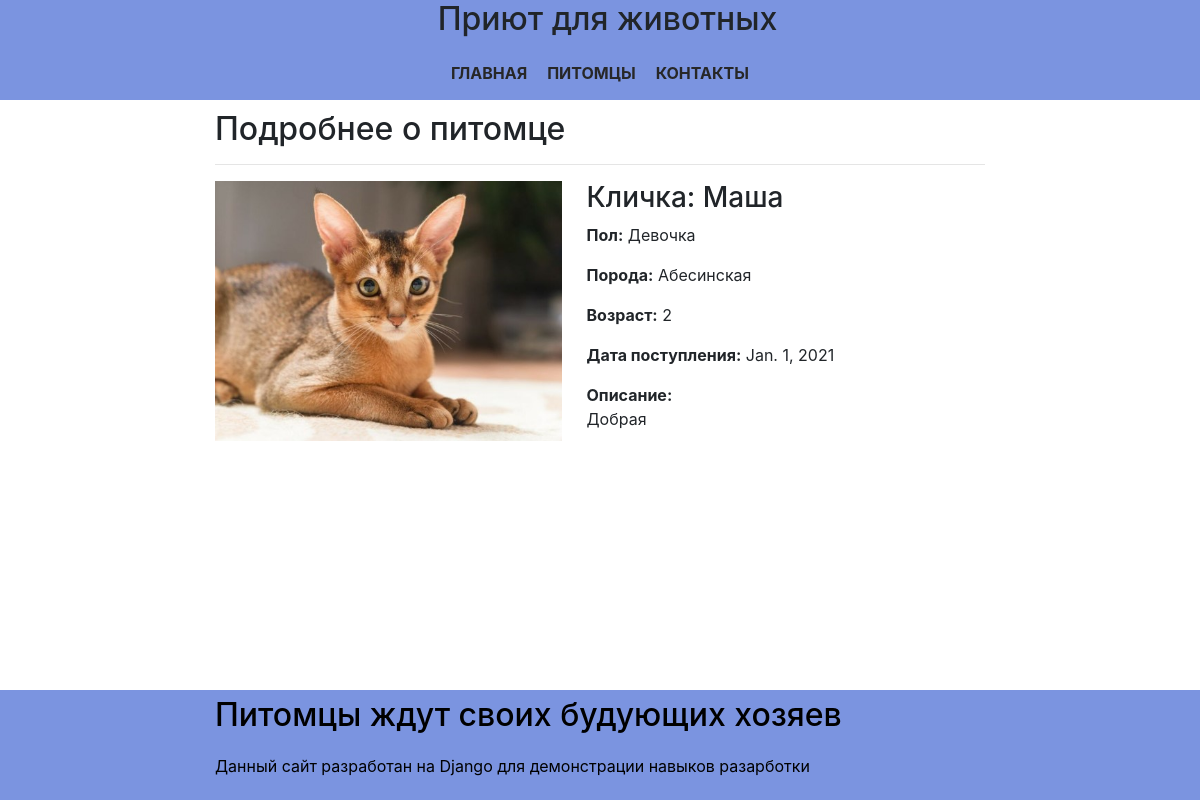
The page /animal/1/ on the database its author committed.
### animals/models.py (models this page shows)
class Animal(models.Model):
    ANIMAL_KIND_CHOICES = [
        ("CAT", "Кошка"),
        ("DOG", "Собака"),
    ]
    kind_animal = models.CharField(
        max_length=3,
        choices=ANIMAL_KIND_CHOICES,
        default="CAT",
        verbose_name="Разновидность животного",
    )
    name = models.CharField(max_length=100, verbose_name="Кличка")
    breed = models.CharField(blank=True, null=True, max_length=150, verbose_name="Порода")
    description = models.TextField(null='-', verbose_name="Описание")
    age = models.SmallIntegerField(blank=True, null=True, verbose_name="Возраст")
    receipt_date = models.DateField(verbose_name="Дата поступления")
    ANIMAL_GENDER_CHOICES = [
        ("Мальчик", "Мальчик"),
        ("Девочка", "Девочка"),
    ]
    gender = models.CharField(
        max_length=7,
        choices=ANIMAL_GENDER_CHOICES,
        default="Мальчик",
        verbose_name="Пол",
    )
    photo = models.ImageField(upload_to="animals_img", blank=True, null=True, verbose_name="Загрузить фото")
    class Meta:
        verbose_name = "Питомец"
        verbose_name_plural = "Питомцы"
    def image_img(self):
        if self.photo:
            from django.utils.safestring import mark_safe
            return mark_safe(u'<a href="{0}" target="_blank"><img src="{0}" width="75"/></a>'.format(self.photo.url))
        else:
            return "(Нет фотографии)"
    image_img.short_description = "Фото"
    image_img.allow_tags = True

### animals/views.py (the view)
# urls.py: path('animal/<int:pk>/', AnimalPageView.as_view()),
class AnimalPageView(DetailView):
    template_name = "animal.html"
    model = Animal
    context_object_name = "animal_data"

### animals/templates/animal.html
{% extends "base.html" %}
{% block extra_head %}
    {% load static %}
    <link rel="stylesheet" href="{% static "css/animal.css" %}">
{% endblock extra_head %}
{% block animal %}
    <div class="row">
        <div class="col-md-2">
        </div>
        <div class="col-md-8">
            <h2 class="page-title">Подробнее о питомце</h2>
            <hr>
            <div class="animal-block">
                <div class="animal-block-img">
                    <img src="{{animal_data.photo.url}}" alt="Фото питомца: {{ animal_data.name }}">
                </div>
                <div class="animal-block-info">
                    <h3>Кличка: {{ animal_data.name }}</h3>
                    <p><span class="title-strong">Пол:</span> {{ animal_data.gender }}</p>
                    {% if animal_data.breed %}
                        <p><span class="title-strong">Порода:</span> {{ animal_data.breed }}</p>
                    {% endif %}
                    {% if animal_data.age %}
                        <p><span class="title-strong">Возраст:</span> {{ animal_data.age }}</p>
                    {% endif %}
                    {% if animal_data.receipt_date %}
                        <p><span class="title-strong">Дата поступления:</span> {{ animal_data.receipt_date }}</p>
                    {% endif %}
                    <p><span class="title-strong">Описание:</span><br>{{ animal_data.description }}</p>
                </div>
            </div>
        </div>
        <div class="col-md-2">
        </div>
    </div>
{% endblock %}

### animals/static/css/style.css (style rules this page uses)
body { display: flex; min-height: 100vh; flex-direction: column; }

### animals/static/css/animal.css (style rules this page uses)
.animal-block { display: flex; justify-content: start; flex-wrap: wrap; }
.animal-block-img { max-width: 45%; }
.animal-block-img img { width: 100%; }
.animal-block-info { margin-left: 25px; max-width: 45%; }
.title-strong { font-weight: bold; }

### rows shown on the page
Animal: photo (picture), name "Маша", gender "Девочка", breed "Абесинская", age "2", receipt_date "Jan. 1, 2021", description "Добрая"
